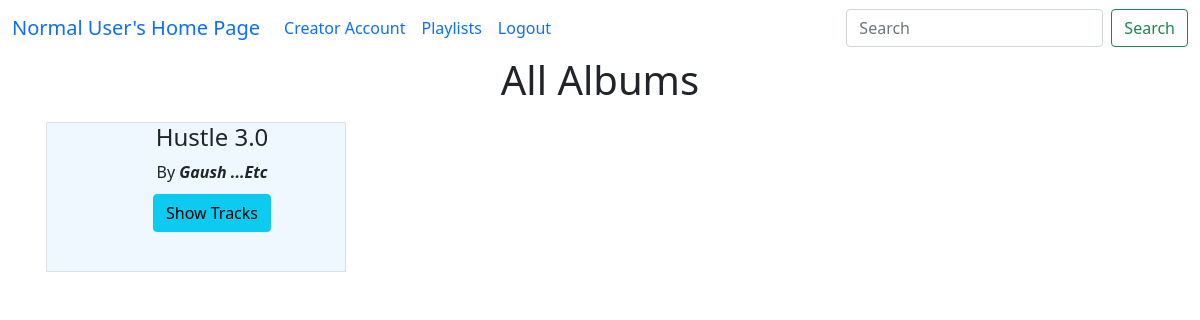
The page /all_albums/1 on the database as committed earlier.
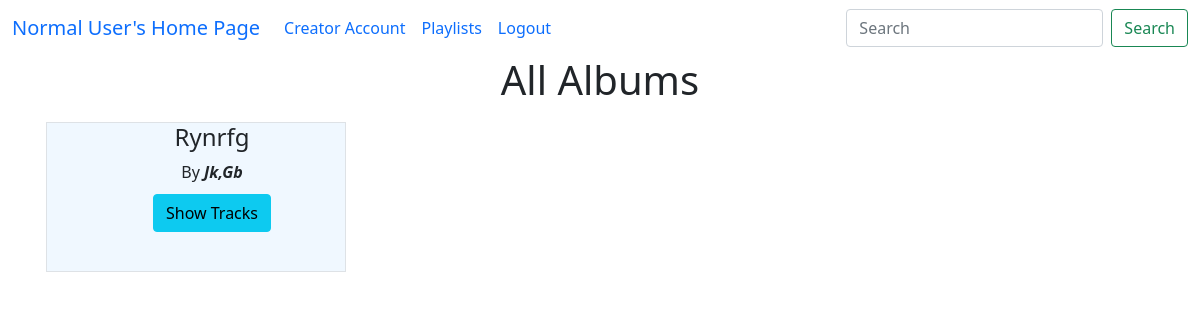
The same page on the database as committed later.
### model1.py (models this page shows, shortened)
class Album(db.Model):
    album_id = db.Column(db.Integer, primary_key=True)
    album_name = db.Column(db.String(100), nullable=False)
    album_genre = db.Column(db.String(50))
    album_artist = db.Column(db.String(100))
    creator_id = db.Column(db.Integer, db.ForeignKey("user.user_id"))
    album_thumbnail = db.Column(db.String(255))
    album_flag = db.Column(db.Boolean,default=False)
    songs = db.relationship("Song", backref="albums",cascade="all, delete")
    creator = db.relationship("User", backref="albums")

### app.py (the view)
@app.route("/all_albums/<int:u_id>")
def all_albums(u_id):
    albums = Album.query.filter(Album.album_flag==False).all()
    user = User.query.get(u_id)
    return render_template("all_albums_page.html",user=user,albums=albums)

### app.py (called while the page is built)
@app.context_processor
def search_processor():
    return {'searched': request.form.get("searched")}

### templates/all_albums_page.html (shortened to what this page needs)
<!doctype html>
<html lang="en">
<head>
    <link href="https://cdn.jsdelivr.net/npm/bootstrap@5.0.2/dist/css/bootstrap.min.css" rel="stylesheet"
>
</head>
<body>
    {% extends "general_user_navbar.html" %}
    {% block content %}
    <div class="container-fluid">
        <div class="container-fluid">
            <h1><label for="albums">All Albums</label></h1>
            <div id="albums" class="container-fluid" style="text-transform: capitalize">
                {% if albums|length == 0 %}
                <h4>No album Available</h4>
                {% else %}
                <div class="albums container text-center">
                    <div class="row row-cols-4">
                        {% for album in albums %}
                        <div id="album" class="col  border border-primary-subtle" >
                            <ul type="none">
                                <li>
                                    <h4>{{album.album_name}}</h4>
                                </li>
                                <li>by <b><i>{{album.album_artist}}</i></b></li>
                                <li style="margin: 10px;"> <a class="btn btn-info" href="/album_songs/{{user.user_id}}/{{album.album_id}}" role="button">Show Tracks</a></li>
                            </ul>
                        </div>
                        {% endfor %}
                    </div>
                </div>
            </div>
            {% endif %}
        </div>
    </div>
    {% endblock %}

Rows that differ between the two databases and show on the page:
removed Album: album_name "Hustle 3.0", album_artist "Gaush ...etc"
added Album: album_name "Rynrfg", album_artist "Jk,gb"
